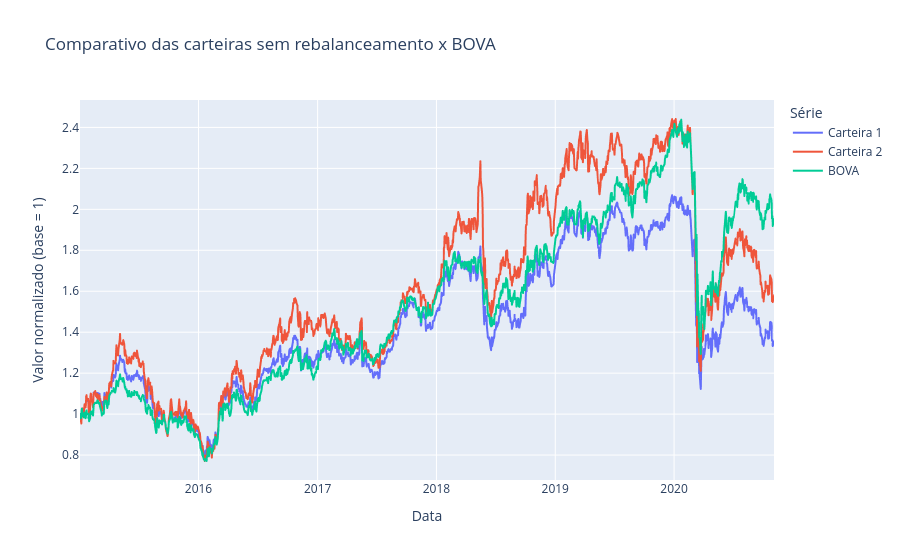

The notebook cell this image was saved under:
### Code cell
figura = px.line(
    evolucao_carteiras,
    title='Comparativo das carteiras sem rebalanceamento x BOVA',
    labels={'Date': 'Data', 'value': 'Valor normalizado (base = 1)', 'variable': 'Série'},
)
figura.show()

### Figure 1 — Plotly figure (JSON) as saved in the notebook; plotly's stock layout.template omitted (floating-point values rounded to 4 significant figures; data arrays with more than 128 entries replaced by an {"elided": "..."} marker saying what was removed)
{"data": [{"hovertemplate": "Série=Carteira 1<br>Data=%{x}<br>Valor normalizado (base = 1)=%{y}<extra></extra>", "legendgroup": "Carteira 1", "line": {"color": "#636efa", "dash": "solid"}, "marker": {"symbol": "circle"}, "mode": "lines", "name": "Carteira 1", "showlegend": true, "type": "scattergl", "x": {"elided": "1446 str values"}, "xaxis": "x", "y": {"elided": "1446 float values"}, "yaxis": "y"}, {"hovertemplate": "Série=Carteira 2<br>Data=%{x}<br>Valor normalizado (base = 1)=%{y}<extra></extra>", "legendgroup": "Carteira 2", "line": {"color": "#EF553B", "dash": "solid"}, "marker": {"symbol": "circle"}, "mode": "lines", "name": "Carteira 2", "showlegend": true, "type": "scattergl", "x": {"elided": "1446 str values"}, "xaxis": "x", "y": {"elided": "1446 float values"}, "yaxis": "y"}, {"hovertemplate": "Série=BOVA<br>Data=%{x}<br>Valor normalizado (base = 1)=%{y}<extra></extra>", "legendgroup": "BOVA", "line": {"color": "#00cc96", "dash": "solid"}, "marker": {"symbol": "circle"}, "mode": "lines", "name": "BOVA", "showlegend": true, "type": "scattergl", "x": {"elided": "1446 str values"}, "xaxis": "x", "y": {"elided": "1446 float values"}, "yaxis": "y"}], "layout": {"legend": {"title": {"text": "Série"}, "tracegroupgap": 0}, "title": {"text": "Comparativo das carteiras sem rebalanceamento x BOVA"}, "xaxis": {"anchor": "y", "domain": [0, 1], "title": {"text": "Data"}}, "yaxis": {"anchor": "x", "domain": [0, 1], "title": {"text": "Valor normalizado (base = 1)"}}}}
